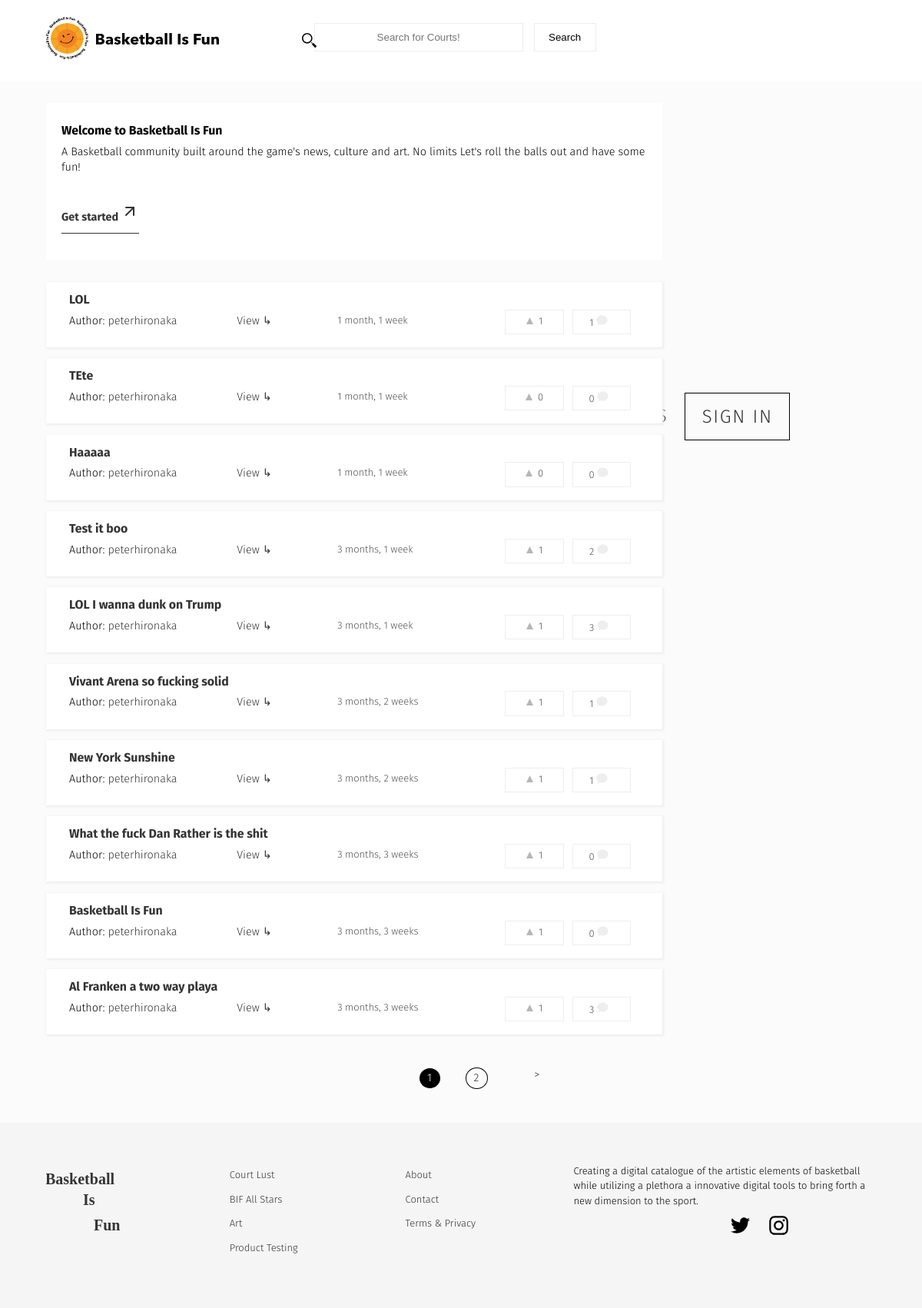
The page / on the database its author committed.
### forum/models.py (models this page shows, shortened)
class Forum(models.Model):
    user = models.ForeignKey(settings.AUTH_USER_MODEL, default=1)
    title = models.CharField(max_length=120)
    slug = models.SlugField(unique=True)
    height_field = models.IntegerField(default=0)
    width_field = models.IntegerField(default=0)
    content = models.TextField()
    likes = models.ManyToManyField(settings.AUTH_USER_MODEL, blank=True, related_name='forum_likes')
    draft = models.BooleanField(default=False)
    publish = models.DateField(auto_now=False, auto_now_add=False)
    updated = models.DateTimeField(auto_now=True, auto_now_add=False)
    timestamp = models.DateTimeField(auto_now=False, auto_now_add=True)
    objects = ForumManager()
    def get_absolute_url(self):
        return reverse("forum:detail", kwargs={"slug": self.slug})
    def get_like_url(self):
        return reverse("forum:like-toggle", kwargs={"slug": self.slug})
    def get_api_like_url(self):
        return reverse("forum:like-api-toggle", kwargs={"slug": self.slug})
    class Meta:
        ordering = ["-timestamp", "-updated"]
    @property
    def comments(self):
        instance = self
        qs = Comment.objects.filter_by_instance(instance)
        return qs

### forum/views.py (the view, shortened to what this page needs)
# urls.py: url(r'^$', forum_list, name='list'),
def forum_list(request):
	today = timezone.now().date()
	queryset_list = Forum.objects.active() #.order_by("-timestamp")
	if request.user:
		queryset_list = Forum.objects.all()
	query = request.GET.get("q")
	paginator = Paginator(queryset_list, 10) # Show 25 contacts per page
	page_request_var = "page"
	page = request.GET.get(page_request_var)
	try:
		queryset = paginator.page(page)
	except PageNotAnInteger:
		queryset = paginator.page(1)
	except EmptyPage:
		queryset = paginator.page(paginator.num_pages)
	context = {
		"object_list": queryset,
		"title": "List",
		"page_request_var": page_request_var,
		"today": today,
	}
	return render(request, "forum_list.html", context)

### comments/models.py (called while the page is built)
    def filter_by_instance(self, instance):
        content_type = ContentType.objects.get_for_model(instance.__class__)
        obj_id = instance.id
        qs = super(CommentManager, self).filter(content_type=content_type, object_id= obj_id).filter(parent=None)
        return qs

### forum/models.py (called while the page is built)
    def active(self, *args, **kwargs):
        return super(ForumManager, self).filter(draft=False).filter(publish__lte=timezone.now())

### templates/forum_list.html (shortened to what this page needs)
{% extends "base.html" %}
 {% block container-page %}forum-detail{% endblock container-page %}
{% block content %}
<div class="forum-intro">
  <h3>Welcome to Basketball Is Fun</h3>
  <p>A Basketball community built around the game's news, culture and art. No limits Let's roll the balls out and have some fun! </p>
  <a class="forum-button" href='{% url "forum:create" %}'>Get started <svg xmlns="http://www.w3.org/2000/svg" width="24" height="24" viewBox="0 0 24 24" fill="none" stroke="currentColor" stroke-width="2" stroke-linecap="round" stroke-linejoin="round" class="feather feather-arrow-up-right"><line x1="7" y1="17" x2="17" y2="7"></line><polyline points="7 7 17 7 17 17"></polyline></svg></a>
</div>
<div class="page-content--static">
{% for obj in object_list %}
<div class="forum-content ">
        <h3><a href="{{ obj.get_absolute_url }}">{{ obj.title }}</a> </h3>
      <div class="caption">
  {% if obj.user %}<p>Author: <a href='/profiles/{{ obj.user }}'>{{ obj.user }}</p></a>{% endif %}
      <p><a href="{{ obj.get_absolute_url }}" class="btn btn-primary" role="button">View  ↳</a></p>
 <p class="caption-stats">{{ obj.timestamp|timesince }}</p>
<a class='like-btn caption-stats' data-href='{{ obj.get_api_like_url }}' data-likes='{{ obj.likes.count }}'  href='{{ obj.get_like_url }}' class="forum-content--icon">{{ obj.likes.count }} </a>
<a  data-href='{{ obj.get_api_comment_url }}' class="forum-content--icon caption-stats" data-likes='{{ obj.comments.count }}'>{{ obj.comments.count }}
</a>
      </div>
</div>
{% endfor %}
</div>
</div>
{% if object_list.has_other_pages %}
  <ul class="pagination">
    {% for i in object_list.paginator.page_range %}
      {% if object_list.number == i %}
        <li class="page active"><span>{{ i }} </span></li>
      {% else %}
        <li class="page number"><a href="?page={{ i }}">{{ i }}</a></li>
      {% endif %}
    {% endfor %}
    {% if object_list.has_next %}
      <li class="next"><a href="?page={{ object_list.next_page_number }}">> </a></li>
    {% endif %}
  </ul>
{% endif %}
{% endblock content %}

### static/css/base.css (style rules this page uses)
html, body { min-height: 100%; margin: 0; }
body { font-family: 'Fira Sans', sans-serif; margin: 0; border: 0; padding: 0; font-weight: 300; -webkit-text-size-adjust: 100%; -webkit-font-feature-settings: "kern" 1; -moz-font-feature-settings: "kern" 1; -o-font-feature-settings: "kern" 1; font-feature-settings: "kern" 1; font-kerning: normal; background-color: #fbfbfb; line-height: 1.4; font-size: .9em; overflow-x: hidden; }
a { color: #333; text-decoration: none; }
p { margin: 10px 0; }
h1, h2, h3, h4 { margin: 0; }
li { list-style: none; }
.page-content--static { grid-column: 1 / 4; margin: 1em 0 0; position: relative; }
h3 { font-size: 1.1em; line-height: 1; margin: 0; padding: 8px 0 0; }
.court-listing, .forum-content { grid-column: auto / span 4; position: relative; }
.forum-intro { grid-column: 1 / 4; background-color: white; margin-top: 2em; padding: 20px; }
.forum-button { margin: 1em auto 1em; max-width: 104px; padding: 10px 0px; font-weight: bold; border-bottom: 1px solid; text-align: left; display: inline-table; }
.like-btn, .forum-content--icon { padding: 5px; margin: 5px 11px 10px 0px; text-align: center; border: 1px solid #eee; -webkit-transition: all 0.1s ease 0s; -moz-transition: all 0.1s ease 0s; -o-transition: all 0.1s ease 0s; transition: all 0.1s ease 0s; }
.forum-content { background: white; margin: 1em 0 0; padding: 7px 30px; box-shadow: 1px 1px 3px 1px #eeeeee; }
.caption { display: grid; grid-template-columns: 1fr .6fr 1fr .4fr .4fr ; padding: 0; }
.caption p { height: auto; }
.caption a svg { margin-right: 7px; }
.caption-stats { font-size: .9em; color: #505050; }
.pagination { margin: 3em 0; position: relative; display: grid; text-align: center; display: grid; grid-column-gap: 2rem; grid-template-columns: repeat(auto-fit, minmax(29px, .01fr)); justify-content: center; }
.pagination li.page { border: 1px solid; padding: 3px; border-radius: 50%; }
.pagination li.page.active { background: black; color: white; }
.previous, .next { margin: 0 2em; }

### rows shown on the page
Forum: title "LOL", user "peterhironaka", timestamp "1 month, 1 week", likes.count "1", comments.count "1"
Forum: title "TEte", user "peterhironaka", timestamp "1 month, 1 week", likes.count "0", comments.count "0"
Forum: title "Haaaaa", user "peterhironaka", timestamp "1 month, 1 week", likes.count "0", comments.count "0"
Forum: title "Test it boo", user "peterhironaka", timestamp "3 months, 1 week", likes.count "1", comments.count "2"
Forum: title "LOL I wanna dunk on Trump", user "peterhironaka", timestamp "3 months, 1 week", likes.count "1", comments.count "3"
Forum: title "Vivant Arena so fucking solid", user "peterhironaka", timestamp "3 months, 2 weeks", likes.count "1", comments.count "1"
Forum: title "New York Sunshine", user "peterhironaka", timestamp "3 months, 2 weeks", likes.count "1", comments.count "1"
Forum: title "What the fuck Dan Rather is the shit", user "peterhironaka", timestamp "3 months, 3 weeks", likes.count "1", comments.count "0"
Forum: title "Basketball Is Fun", user "peterhironaka", timestamp "3 months, 3 weeks", likes.count "1", comments.count "0"
Forum: title "Al Franken a two way playa", user "peterhironaka", timestamp "3 months, 3 weeks", likes.count "1", comments.count "3"

### other values the page prints
{{ i }} "1"
{{ i }} "2"
